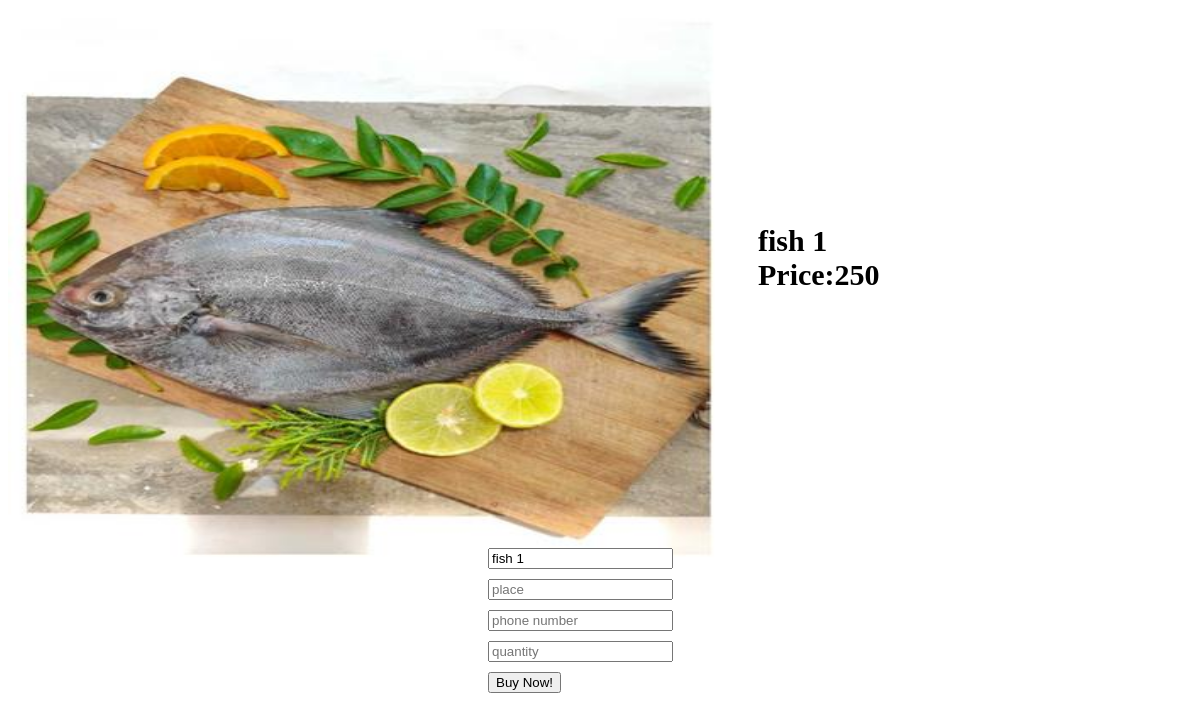
The app's page /order/1 (signed in) with its own data.
### app1/models.py (models this page shows, shortened)
class Display(models.Model):
    image = models.ImageField(upload_to='fishes')
    name = models.CharField(max_length=220)
    weight = models.IntegerField()
    price = models.IntegerField()

### app1/views.py (the view, shortened to what this page needs)
# urls.py: path('order/<id>', views.order, name = "order"),
@login_required
def order(request,id):
    d = Display.objects.get(id=id)
    context = {
        'items': d
    }
    return render(request,'order.html',context)

### templates/order.html (shortened to what this page needs)
{% load static %}
<!DOCTYPE html>
<html lang="en">
<head>
    <link rel="stylesheet" href="{% static '/css/order.css' %}">
</head>
<body>
    <div class="div1">
        <img src="{{items.image.url}}" alt="">
        <div class="div11">
            <h4>{{items.name}}</h4>
            <h4>Price:{{items.price}}</h4>
        </div>
    </div>
    <div class="div2">
        <form action="" method="post">
            <input type="text" value="{{items.name}}" name="name"><br>
            <input type="text" placeholder="place" name="place"><br>
            <input type="number" placeholder="phone number" name="ph_number"><bR>
            <input type="number" placeholder="quantity" name="qty"><br>
            <input type="submit" value="Buy Now!">
        </form>
    </div>
</body>
</html>

### static/css/order.css (style rules this page uses)
body { overflow-x: hidden; }
.div1 { height: auto; width: 100vw; display: flex; align-items: center; }
.div1 img { width: 60%; height: 70vh; }
.div1 h4 { font-size: 30px; margin: 30px; margin-top: -30px; }
.div2 { margin-left: 40vw; margin-top: -30px; }
.div2 input { margin-top: 10px; }

### records on screen
Display: image (picture), name "fish 1", price "250"
